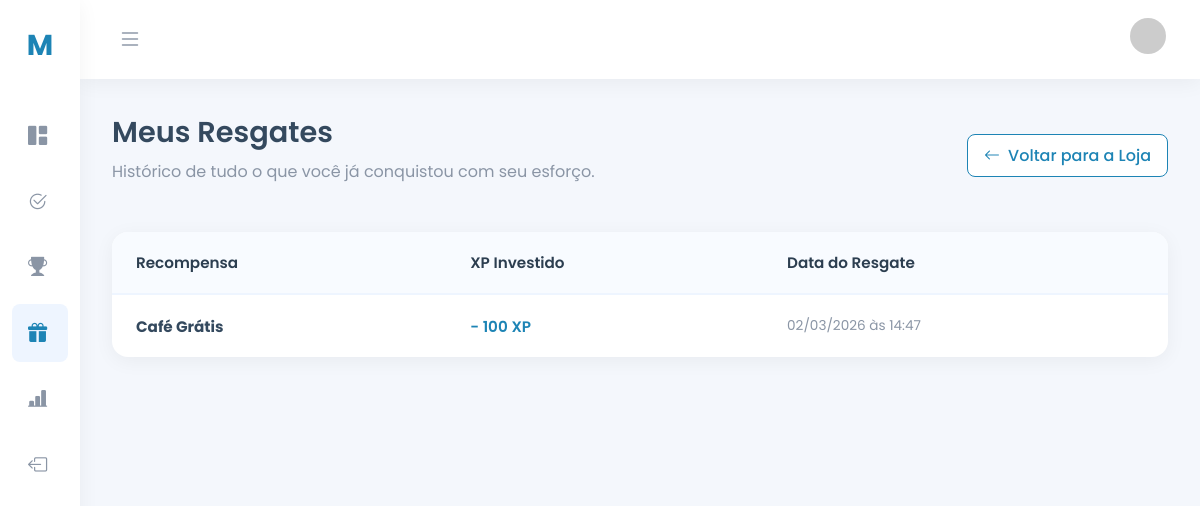
The page /meus_resgates.php (signed in) on the database its author committed.
### tables this page shows
CREATE TABLE `historico_recompensas` (
  `id` int(11) NOT NULL,
  `user_id` int(11) NOT NULL,
  `titulo_recompensa` varchar(255) NOT NULL,
  `custo_xp` int(11) NOT NULL,
  `data_resgate` datetime DEFAULT current_timestamp()
);

### meus_resgates.php (the view, shortened to what this page needs)
<?php
$pdo = null;
try {
    $dsn = "mysql:host=".DB_HOST.";dbname=".DB_NAME.";charset=".DB_CHARSET;
    $options = [
        PDO::ATTR_ERRMODE            => PDO::ERRMODE_EXCEPTION,
        PDO::ATTR_DEFAULT_FETCH_MODE => PDO::FETCH_ASSOC,
        PDO::ATTR_EMULATE_PREPARES   => false,
    ];
    $pdo = new PDO($dsn, DB_USER, DB_PASS, $options);
} catch (PDOException $e) {
    die("Erro de conexão com o banco de dados: " . $e->getMessage());
}
$user_id = $_SESSION['user_id'];
$stmt = $pdo->prepare("SELECT username, email, foto_perfil FROM users WHERE id = ?");
$stmt->execute([$user_id]);
$user = $stmt->fetch();
$emailUsuario = htmlspecialchars($user['email'] ?? 'email@exemplo.com');
$fotoAtual = $user['foto_perfil'] ?? null;
$fotoPerfil = ($fotoAtual && file_exists($fotoAtual)) ? htmlspecialchars($fotoAtual) : "https://i.pravatar.cc/150?u=" . urlencode($emailUsuario);
$stmtHist = $pdo->prepare("SELECT titulo_recompensa, custo_xp, data_resgate FROM historico_recompensas WHERE user_id = ? ORDER BY data_resgate DESC");
$stmtHist->execute([$user_id]);
$historico = $stmtHist->fetchAll();
?>
<!DOCTYPE html>
<html lang="pt-BR">
<head>
    <link href="https://cdn.jsdelivr.net/npm/bootstrap-icons@1.11.3/font/bootstrap-icons.css" rel="stylesheet">
</head>
<body class="sidebar-collapsed">
    <aside class="sidebar">
        <div class="logo">M<span><span class="text">XP</span></span></div>
        <ul class="sidebar-nav">
            <li class="nav-item"><a href="dashboard.php"><span class="nav-icon"><i class="bi bi-grid-1x2-fill"></i></span><span class="nav-text">Dashboard</span></a></li>
            <li class="nav-item"><a href="ver_mais_metas.php"><span class="nav-icon"><i class="bi bi-check2-circle"></i></span><span class="nav-text">Minhas Metas</span></a></li>
            <li class="nav-item"><a href="conquistas.php"><span class="nav-icon"><i class="bi bi-trophy-fill"></i></span><span class="nav-text">Conquistas</span></a></li>
            <li class="nav-item"><a href="recompensas.php" class="active"><span class="nav-icon"><i class="bi bi-gift-fill"></i></span><span class="nav-text">Recompensas</span></a></li>
            <li class="nav-item"><a href="ranking.php"><span class="nav-icon"><i class="bi bi-bar-chart-line-fill"></i></span><span class="nav-text">Ranking</span></a></li>
            <li class="nav-item"><a href="logout.php"><span class="nav-icon"><i class="bi bi-box-arrow-left"></i></span><span class="nav-text">Logout</span></a></li>
        </ul>
    </aside>
    <div class="main-wrapper">
        <nav class="top-navbar">
            <button id="toggle-sidebar"><i class="bi bi-list"></i></button>
            <div class="navbar-right">
                <div class="user-menu"><img src="<?= $fotoPerfil ?>" alt="Foto do Perfil"></div>
            </div>
        </nav>
        <main class="main-content">
            <header class="header">
                <div>
                    <h1>Meus Resgates</h1>
                    <p>Histórico de tudo o que você já conquistou com seu esforço.</p>
                </div>
                <a href="recompensas.php" class="btn-voltar">
                    <i class="bi bi-arrow-left"></i> Voltar para a Loja
                </a>
            </header>
            <div class="historico-card">
                <?php if (count($historico) > 0): ?>
                    <table>
                        <thead>
                            <tr>
                                <th>Recompensa</th>
                                <th>XP Investido</th>
                                <th>Data do Resgate</th>
                            </tr>
                        </thead>
                        <tbody>
                            <?php foreach ($historico as $item): ?>
                                <tr>
                                    <td><strong><?= htmlspecialchars($item['titulo_recompensa']) ?></strong></td>
                                    <td class="xp-custo">- <?= number_format($item['custo_xp'], 0, ',', '.') ?> XP</td>
                                    <td class="data-hora">
                                        <?= date('d/m/Y \à\s H:i', strtotime($item['data_resgate'])) ?>
                                    </td>
                                </tr>
                            <?php endforeach; ?>
                        </tbody>
                    </table>
                <?php endif; ?>
            </div>
        </main>
    </div>
</body>
</html>

### meus_resgates.php (style rules this page uses)
:root { --primary: #1D84B5; --secondary: #4BC6B1; --light: #f8f9fa; --dark: #2c3e50; --grey: #8a95a5; --bg-color: #f4f7fc; --sidebar-bg: #ffffff; --card-bg: #ffffff; --text-color: #34495e; --shadow: 0 4px 20px rgba(0, 0, 0, 0.05); --sidebar-width: 260px; --sidebar-width-collapsed: 80px; }
*, *::before, *::after { box-sizing: border-box; }
body { font-family: 'Poppins', sans-serif; background-color: var(--bg-color); color: var(--text-color); margin: 0 0 0 var(--sidebar-width); transition: margin-left 0.3s ease; }
body.sidebar-collapsed { margin-left: var(--sidebar-width-collapsed); }
.sidebar { position: fixed; top: 0; left: 0; height: 100vh; width: var(--sidebar-width); background-color: var(--sidebar-bg); box-shadow: var(--shadow); padding: 1.5rem; display: flex; flex-direction: column; transition: width 0.3s ease; z-index: 100; }
body.sidebar-collapsed .sidebar { width: var(--sidebar-width-collapsed); align-items: center; }
.logo { font-size: 1.8rem; font-weight: 700; color: var(--primary); margin-bottom: 2.5rem; white-space: nowrap; text-align: center; }
.sidebar-nav { flex-grow: 1; list-style: none; padding: 0; margin: 0; }
.nav-item a { display: flex; align-items: center; padding: 0.9rem 1rem; color: var(--grey); text-decoration: none; border-radius: 8px; margin-bottom: 0.5rem; transition: all 0.3s ease; white-space: nowrap; }
.nav-item a:hover, .nav-item a.active { background-color: #eef5ff; color: var(--primary); font-weight: 500; }
.nav-icon { font-size: 1.2rem; min-width: 24px; margin-right: 1.5rem; transition: margin-right 0.3s ease; }
body.sidebar-collapsed .nav-icon { margin-right: 0; }
.main-wrapper { display: flex; flex-direction: column; min-height: 100vh; }
.top-navbar { background-color: var(--card-bg); padding: 1rem 2rem; display: flex; justify-content: space-between; align-items: center; box-shadow: var(--shadow); position: sticky; top: 0; z-index: 99; }
#toggle-sidebar { background: transparent; border: none; cursor: pointer; font-size: 1.5rem; color: var(--grey); }
.navbar-right { display: flex; align-items: center; gap: 1.5rem; }
.user-menu { position: relative; }
.user-menu > img { width: 40px; height: 40px; border-radius: 50%; cursor: pointer; border: 2px solid transparent; transition: border-color 0.3s ease; object-fit: cover; }
.main-content { padding: 2rem; flex-grow: 1; }
.header { display: flex; justify-content: space-between; align-items: center; margin-bottom: 2rem; }
.header h1 { font-size: 1.8rem; font-weight: 600; margin: 0; }
.header p { color: var(--grey); margin-top: 5px; }
.btn-voltar { background-color: white; color: var(--primary); border: 1px solid var(--primary); padding: 0.5rem 1rem; border-radius: 8px; text-decoration: none; font-weight: 500; display: inline-flex; align-items: center; gap: 0.5rem; transition: all 0.3s ease; }
.historico-card { background-color: var(--card-bg); border-radius: 16px; box-shadow: var(--shadow); overflow: hidden; }
table { width: 100%; border-collapse: collapse; }
th, td { padding: 1.2rem 1.5rem; text-align: left; }
th { background-color: #f8fbff; color: var(--dark); font-weight: 600; font-size: 0.95rem; border-bottom: 2px solid #eef5ff; }
td { border-bottom: 1px solid #f0f0f0; color: var(--text-color); font-size: 0.95rem; }
tr:last-child td { border-bottom: none; }
.xp-custo { color: var(--primary); font-weight: 600; }
.data-hora { color: var(--grey); font-size: 0.85rem; }

### rows shown on the page
historico_recompensas: titulo_recompensa "Café Grátis", custo_xp "100", data_resgate "02/03/2026 às 14:47"
